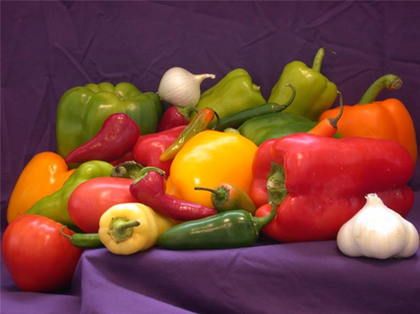
%> input picture Computer Vision/class_7/peppers.png, 420 x 314 px, shrunk from 800 x 598 before the run
$ octave --eval "main;"   (GNU Octave 9; MATLAB toolbox functions it lacks are replaced by stand-ins)
%> lines starting %> are read from the running program, lines starting %| are printed output that depends on the picture
function main
    clear all, close all, clc;
    %Im = imread('jasgvdas.jpeg');
    Im = imread('peppers.png');
%> Im is the input picture: size 314x420x3 uint8; mean R, G, B 121.2, 66.7, 57.6
    [H,W,nC] = size(Im); % H num lineas W num col nC num Colores
%> H = 314; W = 420; nC = 3
    figure(1),imshow(Im); % Info contenida en la imagen es llamado pixel
    %Tricotomia: RGB a nivel luz
    ImR = double(Im(:,:,1));
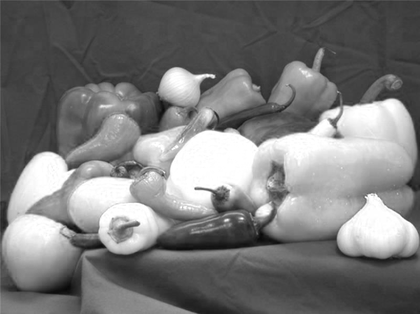
%> ImR: size 314x420 double; min 8, max 255, mean 121.2
    ImG = double(Im(:,:,2));
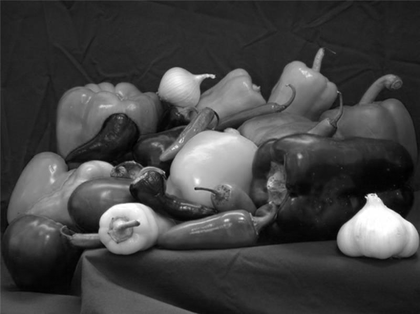
%> ImG: size 314x420 double; min 0, max 255, mean 66.7
    ImB = double(Im(:,:,3));
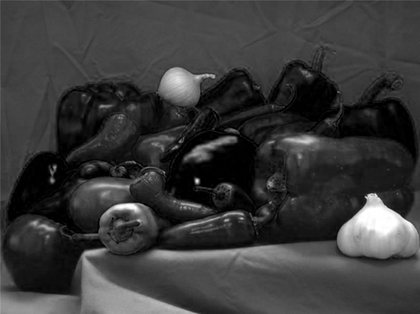
%> ImB: size 314x420 double; min 0, max 255, mean 57.6

    r = @(th) [cos(th) sin(th);
               -sin(th) cos(th)]

    ImRo = zeros(size(ImR));
    ImGo = zeros(size(ImG));
    ImBo = zeros(size(ImB));

    th = 90*pi/180;

    for Y0 = 1:H
      for X0 = 1:W
        P1 = r(th) *[X0-W/2; Y0-H/2];
        X1 = round(P1(1))+W/2;
        Y1 = round(P1(2))+H/2;

        if X1 <= W && X1 >= 1 && Y1 <= H && Y1 >= 1
          ImRo(Y1, X1) = ImR(Y0, X0);
          ImGo(Y1, X1) = ImG(Y0, X0);
          ImBo(Y1, X1) = ImB(Y0, X0);
        endif
      endfor
    endfor
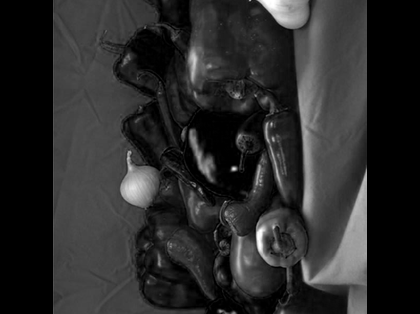
%> ImBo: size 314x420 double; min 0, max 255, mean 42.3
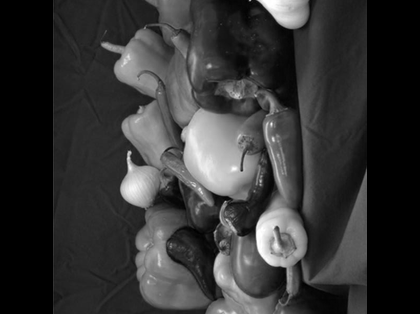
%> ImGo: size 314x420 double; min 0, max 255, mean 52.4
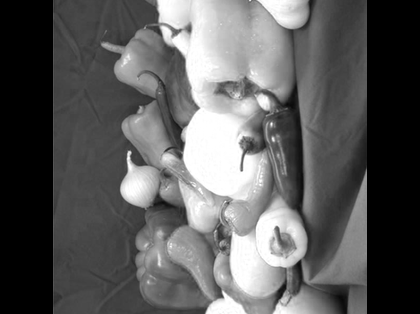
%> ImRo: size 314x420 double; min 0, max 255, mean 91.5
    ImF= uint8(cat(3,ImRo,ImGo,ImBo));
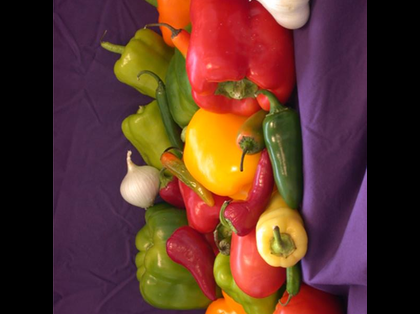
%> ImF: size 314x420x3 uint8; mean R, G, B 91.5, 52.4, 42.3
    figure(1), imshow(ImF);
end

function [P, G] = histG(Im)
    [H,W,nC] = size(Im);
    hist = zeros(256,1);
    G = zeros(256,1);
    for j = 1:H
        for i = 1:W
            pix = round(Im(j, i) + 1);
            hist(pix) = hist(pix) + 1;
        end
    end
    P = hist/(H*W);

    G(1) = P(1);
    for k=2:256
       G(k) = G(k-1) + P(k);
    end
end
